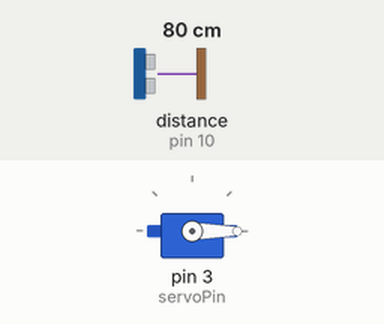
This sketch was run on a simulated Arduino Uno, built with avr-gcc and run on an emulated ATmega328P. On the bench: servo. Wiring (inferred from the names in the program): ultrasonic range finder: trigger pin 9; echo pin 10. The test bench sets the inputs (shaded band); at power-on: distance to the obstacle (sensor on pin 10) 80 cm. The echo pulse lasts 58.3 µs per cm; what the sketch prints to the serial monitor is not drawn.

Above: at 0.01 s.
1.3 s: distance to the obstacle (sensor on pin 10) set to 2 cm
At 2.0 s:
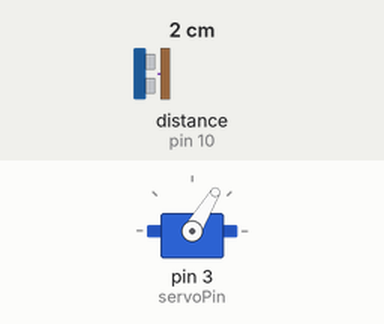
4.3 s: distance to the obstacle (sensor on pin 10) set to 60 cm
At 5.9 s:
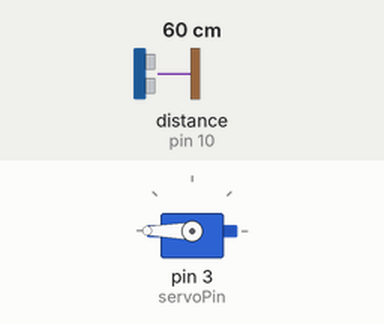
7.3 s: distance to the obstacle (sensor on pin 10) set to 120 cm
At 7.9 s:
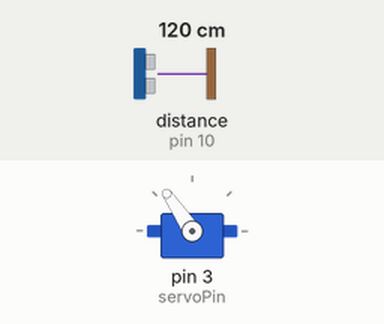
Timing chart, 0 to 19.3 s (numbered marks = the images above; inputs shaded):
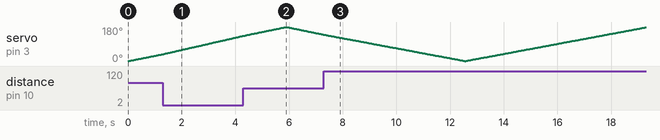

The sketch:

sonar.ino
```cpp
#include <Servo.h>

// Includes the Servo library
#include <Servo.h>
// Defines Tirg and Echo pins of the Ultrasonic Sensor
const int trigPin = 9;
const int echoPin = 10;
const int servoPin = 3;
// Variables for the duration and the distance
long duration;
int distance;
Servo myServo; // Creates a servo object for controlling the servo motor
void setup() {
  pinMode(trigPin, OUTPUT); // Sets the trigPin as an Output
  pinMode(echoPin, INPUT); // Sets the echoPin as an Input
  Serial.begin(9600);
  myServo.attach(servoPin); // Defines on which pin is the servo motor attached
}
void loop() {
  // rotates the servo motor from 15 to 165 degrees
  for(int i=0;i<=180;i++){
  myServo.write(i);
  delay(30);
  distance = calculateDistance();// Calls a function for calculating the distance measured by the Ultrasonic sensor for each degree
  Serial.print(i);
  //Serial.print(distance);
  }
  // Repeats the previous lines from 165 to 15 degrees
  for(int i=180;i>0;i--){
  myServo.write(i);
  delay(30);
  distance = calculateDistance();
  Serial.print(i);
  //Serial.print(distance);
  }
}
// Function for calculating the distance measured by the Ultrasonic sensor
int calculateDistance(){

  digitalWrite(trigPin, LOW);
  delayMicroseconds(2);
  // Sets the trigPin on HIGH state for 10 micro seconds
  digitalWrite(trigPin, HIGH);
  delayMicroseconds(10);
  digitalWrite(trigPin, LOW);
  duration = pulseIn(echoPin, HIGH); // Reads the echoPin, returns the sound wave travel time in microseconds
  distance= duration*0.034/2;
  return distance;
}
```
